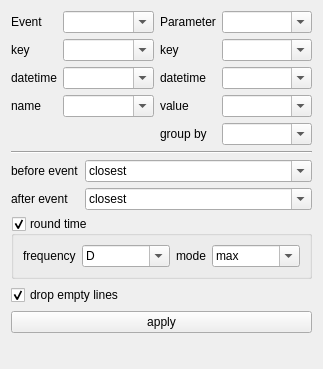
<?xml version="1.0" encoding="UTF-8"?>
<ui version="4.0">
 <class>Form</class>
 <widget class="QWidget" name="Form">
  <property name="geometry">
   <rect>
    <x>0</x>
    <y>0</y>
    <width>323</width>
    <height>369</height>
   </rect>
  </property>
  <property name="windowTitle">
   <string>Form</string>
  </property>
  <layout class="QVBoxLayout" name="verticalLayout">
   <item>
    <layout class="QGridLayout" name="gridLayout">
     <item row="1" column="0">
      <widget class="QLabel" name="label_2">
       <property name="text">
        <string>Event</string>
       </property>
      </widget>
     </item>
     <item row="4" column="1">
      <widget class="QComboBox" name="eventName">
       <property name="sizePolicy">
        <sizepolicy hsizetype="Expanding" vsizetype="Fixed">
         <horstretch>0</horstretch>
         <verstretch>0</verstretch>
        </sizepolicy>
       </property>
       <property name="editable">
        <bool>true</bool>
       </property>
      </widget>
     </item>
     <item row="3" column="0">
      <widget class="QLabel" name="label">
       <property name="text">
        <string>datetime</string>
       </property>
      </widget>
     </item>
     <item row="4" column="3">
      <widget class="QComboBox" name="paramsValue">
       <property name="sizePolicy">
        <sizepolicy hsizetype="Expanding" vsizetype="Fixed">
         <horstretch>0</horstretch>
         <verstretch>0</verstretch>
        </sizepolicy>
       </property>
       <property name="editable">
        <bool>true</bool>
       </property>
      </widget>
     </item>
     <item row="5" column="3">
      <widget class="QComboBox" name="groupBy">
       <property name="sizePolicy">
        <sizepolicy hsizetype="Expanding" vsizetype="Fixed">
         <horstretch>0</horstretch>
         <verstretch>0</verstretch>
        </sizepolicy>
       </property>
       <property name="editable">
        <bool>true</bool>
       </property>
      </widget>
     </item>
     <item row="3" column="3">
      <widget class="QComboBox" name="paramsDatetime">
       <property name="sizePolicy">
        <sizepolicy hsizetype="Expanding" vsizetype="Fixed">
         <horstretch>0</horstretch>
         <verstretch>0</verstretch>
        </sizepolicy>
       </property>
       <property name="editable">
        <bool>true</bool>
       </property>
      </widget>
     </item>
     <item row="2" column="2">
      <widget class="QLabel" name="label_9">
       <property name="text">
        <string>key</string>
       </property>
      </widget>
     </item>
     <item row="3" column="1">
      <widget class="QComboBox" name="eventDatetime">
       <property name="sizePolicy">
        <sizepolicy hsizetype="Expanding" vsizetype="Fixed">
         <horstretch>0</horstretch>
         <verstretch>0</verstretch>
        </sizepolicy>
       </property>
       <property name="editable">
        <bool>true</bool>
       </property>
      </widget>
     </item>
     <item row="2" column="1">
      <widget class="QComboBox" name="eventKey">
       <property name="sizePolicy">
        <sizepolicy hsizetype="Expanding" vsizetype="Fixed">
         <horstretch>0</horstretch>
         <verstretch>0</verstretch>
        </sizepolicy>
       </property>
       <property name="editable">
        <bool>true</bool>
       </property>
      </widget>
     </item>
     <item row="1" column="1">
      <widget class="QComboBox" name="A_event">
       <property name="sizePolicy">
        <sizepolicy hsizetype="Expanding" vsizetype="Fixed">
         <horstretch>0</horstretch>
         <verstretch>0</verstretch>
        </sizepolicy>
       </property>
       <property name="editable">
        <bool>true</bool>
       </property>
      </widget>
     </item>
     <item row="1" column="2">
      <widget class="QLabel" name="label_4">
       <property name="text">
        <string>Parameter</string>
       </property>
      </widget>
     </item>
     <item row="3" column="2">
      <widget class="QLabel" name="label_3">
       <property name="text">
        <string>datetime</string>
       </property>
      </widget>
     </item>
     <item row="2" column="3">
      <widget class="QComboBox" name="paramsKey">
       <property name="sizePolicy">
        <sizepolicy hsizetype="Expanding" vsizetype="Fixed">
         <horstretch>0</horstretch>
         <verstretch>0</verstretch>
        </sizepolicy>
       </property>
       <property name="editable">
        <bool>true</bool>
       </property>
      </widget>
     </item>
     <item row="2" column="0">
      <widget class="QLabel" name="label_10">
       <property name="text">
        <string>key</string>
       </property>
      </widget>
     </item>
     <item row="4" column="2">
      <widget class="QLabel" name="label_6">
       <property name="text">
        <string>value</string>
       </property>
      </widget>
     </item>
     <item row="4" column="0">
      <widget class="QLabel" name="label_5">
       <property name="text">
        <string>name</string>
       </property>
      </widget>
     </item>
     <item row="5" column="2">
      <widget class="QLabel" name="label_7">
       <property name="text">
        <string>group by</string>
       </property>
      </widget>
     </item>
     <item row="1" column="3">
      <widget class="QComboBox" name="params">
       <property name="sizePolicy">
        <sizepolicy hsizetype="Expanding" vsizetype="Fixed">
         <horstretch>0</horstretch>
         <verstretch>0</verstretch>
        </sizepolicy>
       </property>
       <property name="editable">
        <bool>true</bool>
       </property>
      </widget>
     </item>
    </layout>
   </item>
   <item>
    <widget class="Line" name="line">
     <property name="orientation">
      <enum>Qt::Horizontal</enum>
     </property>
    </widget>
   </item>
   <item>
    <layout class="QFormLayout" name="formLayout">
     <item row="0" column="0">
      <widget class="QLabel" name="label_8">
       <property name="text">
        <string>before event</string>
       </property>
      </widget>
     </item>
     <item row="1" column="0">
      <widget class="QLabel" name="label_11">
       <property name="text">
        <string>after event</string>
       </property>
      </widget>
     </item>
     <item row="0" column="1">
      <widget class="QComboBox" name="deltaBefore">
       <property name="sizePolicy">
        <sizepolicy hsizetype="Expanding" vsizetype="Fixed">
         <horstretch>0</horstretch>
         <verstretch>0</verstretch>
        </sizepolicy>
       </property>
       <property name="editable">
        <bool>true</bool>
       </property>
       <property name="currentIndex">
        <number>1</number>
       </property>
       <item>
        <property name="text">
         <string/>
        </property>
       </item>
       <item>
        <property name="text">
         <string>closest</string>
        </property>
       </item>
       <item>
        <property name="text">
         <string>1 days 05:30:15</string>
        </property>
       </item>
       <item>
        <property name="text">
         <string>1 days</string>
        </property>
       </item>
       <item>
        <property name="text">
         <string>05:30:15</string>
        </property>
       </item>
       <item>
        <property name="text">
         <string>5 h</string>
        </property>
       </item>
       <item>
        <property name="text">
         <string>30 min</string>
        </property>
       </item>
       <item>
        <property name="text">
         <string>15 sec</string>
        </property>
       </item>
       <item>
        <property name="text">
         <string>1 w</string>
        </property>
       </item>
       <item>
        <property name="text">
         <string>30 days</string>
        </property>
       </item>
       <item>
        <property name="text">
         <string>['2 days', '10 days']</string>
        </property>
       </item>
      </widget>
     </item>
     <item row="1" column="1">
      <widget class="QComboBox" name="deltaAfter">
       <property name="sizePolicy">
        <sizepolicy hsizetype="Expanding" vsizetype="Fixed">
         <horstretch>0</horstretch>
         <verstretch>0</verstretch>
        </sizepolicy>
       </property>
       <property name="editable">
        <bool>true</bool>
       </property>
       <property name="currentIndex">
        <number>1</number>
       </property>
       <item>
        <property name="text">
         <string/>
        </property>
       </item>
       <item>
        <property name="text">
         <string>closest</string>
        </property>
       </item>
       <item>
        <property name="text">
         <string>1 days 05:30:15</string>
        </property>
       </item>
       <item>
        <property name="text">
         <string>1 days</string>
        </property>
       </item>
       <item>
        <property name="text">
         <string>05:30:15</string>
        </property>
       </item>
       <item>
        <property name="text">
         <string>5 h</string>
        </property>
       </item>
       <item>
        <property name="text">
         <string>30 min</string>
        </property>
       </item>
       <item>
        <property name="text">
         <string>15 sec</string>
        </property>
       </item>
       <item>
        <property name="text">
         <string>30 days</string>
        </property>
       </item>
       <item>
        <property name="text">
         <string>1 w</string>
        </property>
       </item>
       <item>
        <property name="text">
         <string>['2 days', '10 days']</string>
        </property>
       </item>
      </widget>
     </item>
    </layout>
   </item>
   <item>
    <widget class="QGroupBox" name="round">
     <property name="title">
      <string>round time</string>
     </property>
     <property name="flat">
      <bool>true</bool>
     </property>
     <property name="checkable">
      <bool>true</bool>
     </property>
     <layout class="QHBoxLayout" name="horizontalLayout_2">
      <item>
       <widget class="QLabel" name="label_12">
        <property name="text">
         <string>frequency</string>
        </property>
       </widget>
      </item>
      <item>
       <widget class="QComboBox" name="roundFreq">
        <property name="sizePolicy">
         <sizepolicy hsizetype="Expanding" vsizetype="Fixed">
          <horstretch>0</horstretch>
          <verstretch>0</verstretch>
         </sizepolicy>
        </property>
        <property name="editable">
         <bool>true</bool>
        </property>
        <property name="currentIndex">
         <number>1</number>
        </property>
        <item>
         <property name="text">
          <string>M</string>
         </property>
        </item>
        <item>
         <property name="text">
          <string>D</string>
         </property>
        </item>
        <item>
         <property name="text">
          <string>H</string>
         </property>
        </item>
        <item>
         <property name="text">
          <string>min</string>
         </property>
        </item>
        <item>
         <property name="text">
          <string>S</string>
         </property>
        </item>
        <item>
         <property name="text">
          <string>ms</string>
         </property>
        </item>
        <item>
         <property name="text">
          <string>us</string>
         </property>
        </item>
        <item>
         <property name="text">
          <string>N</string>
         </property>
        </item>
       </widget>
      </item>
      <item>
       <widget class="QLabel" name="label_13">
        <property name="text">
         <string>mode</string>
        </property>
       </widget>
      </item>
      <item>
       <widget class="QComboBox" name="roundMode">
        <property name="sizePolicy">
         <sizepolicy hsizetype="Expanding" vsizetype="Fixed">
          <horstretch>0</horstretch>
          <verstretch>0</verstretch>
         </sizepolicy>
        </property>
        <property name="editable">
         <bool>true</bool>
        </property>
        <property name="currentIndex">
         <number>2</number>
        </property>
        <item>
         <property name="text">
          <string/>
         </property>
        </item>
        <item>
         <property name="text">
          <string>min</string>
         </property>
        </item>
        <item>
         <property name="text">
          <string>max</string>
         </property>
        </item>
        <item>
         <property name="text">
          <string>mean</string>
         </property>
        </item>
        <item>
         <property name="text">
          <string>sum</string>
         </property>
        </item>
       </widget>
      </item>
     </layout>
    </widget>
   </item>
   <item>
    <widget class="QCheckBox" name="dropEmpty">
     <property name="text">
      <string>drop empty lines</string>
     </property>
     <property name="checked">
      <bool>true</bool>
     </property>
    </widget>
   </item>
   <item>
    <widget class="QPushButton" name="apply">
     <property name="text">
      <string>apply</string>
     </property>
    </widget>
   </item>
   <item>
    <spacer name="verticalSpacer">
     <property name="orientation">
      <enum>Qt::Vertical</enum>
     </property>
     <property name="sizeHint" stdset="0">
      <size>
       <width>20</width>
       <height>40</height>
      </size>
     </property>
    </spacer>
   </item>
  </layout>
 </widget>
 <resources/>
 <connections/>
</ui>
